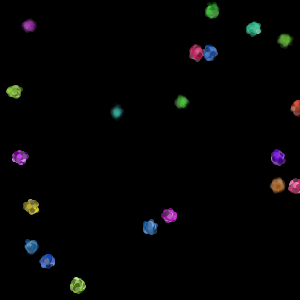
Frame 1 (no input)
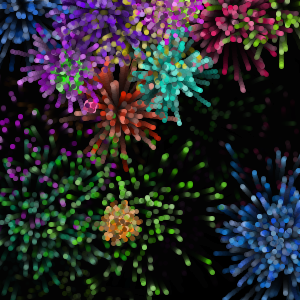
Frame 60 (the mouse pressed at the canvas centre just before this capture)
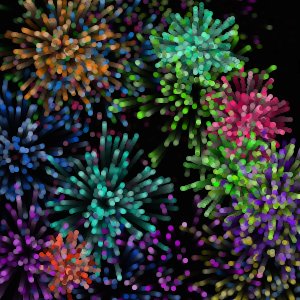
Frame 120 (the mouse held since frame 60 and released just before this capture)

The Processing sketch that drew these frames (run headless with seeded random() and noise(); from frame 60 on, the mouse is pressed at the canvas centre):

// Processing sketch: processing_113809
// ── processing_113809.pde

Flower[] flowers = new Flower[20];

void setup() {
  size(300, 300);
  colorMode(HSB, 360, 100, 100);
  background(0);
  smooth();

  for (int i = 0 ; i < flowers.length;i++) {
    flowers[i] = new Flower();
  }
  strokeWeight(5);
}

void draw() {
  noStroke();
  fill(0, 40);
  rect(0, 0, width, height); 

  for (int i = 0 ; i < flowers.length;i++) {
    flowers[i].display();
  }
}

class Dot {
  float hue;

  float R = random(10, 100);
  float theta = random(TWO_PI);

  float x;
  float y;

  float goal_x = R * cos(theta);
  float goal_y = R * sin(theta);

  float easing_x = random(0.03, 0.07);
  float easing_y = random(0.03, 0.07);

  float sat = random(30,100);
  float brt = random(30,100); 

  Dot(float tmpHue) {
    x = 0;
    y = 0;
    hue = tmpHue;
  }

  void move() {
    x += (goal_x - x) * easing_x;
    y += (goal_y - y) * easing_y;
  }

  void display(float alp) {
    stroke(hue, sat, brt, alp);
    point(x, y);
  }
}

class Flower {
  int dot_val = (int)random(100, 200);

  Dot[] dots = new Dot[dot_val];

  float x = random(width);
  float y = random(height);
  float hue = random(360);

  float alp = random(10, 255);
  float alp_spd = random(3, 6);

  Flower() {
    for (int i = 0; i < dots.length;i++) {
      dots[i] = new Dot(hue);
    }
  }

  void display() {
    pushMatrix();
    translate(x, y);
    for (int i = 0; i < dots.length;i++) {
      dots[i].move();
      dots[i].display(alp);
    }
    
    alp -= alp_spd;
    
    if (alp < 0) {
      x = random(width);
      y = random(height);
      hue = random(360);

      for (int i = 0; i < dots.length;i++) {
        dots[i].x = 0;
        dots[i].y = 0;
      }
      alp = 255;
    }

    popMatrix();
  }
}
